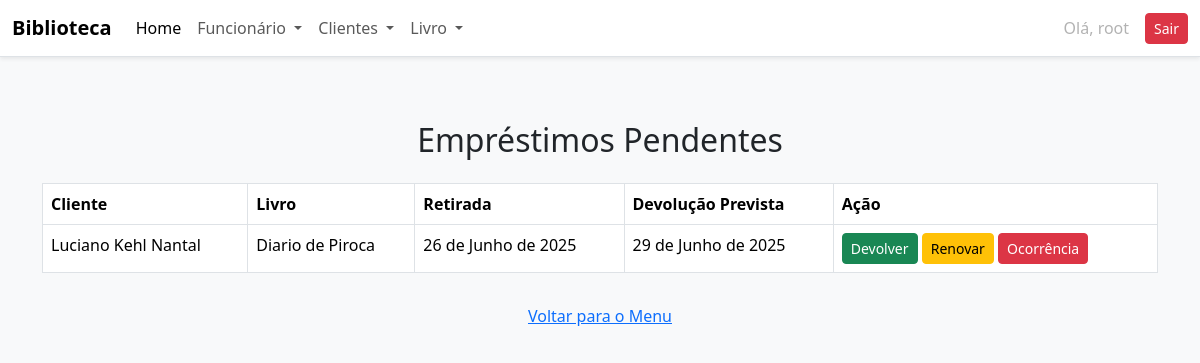
The page /emprestimos/ (signed in) on the database as committed earlier.
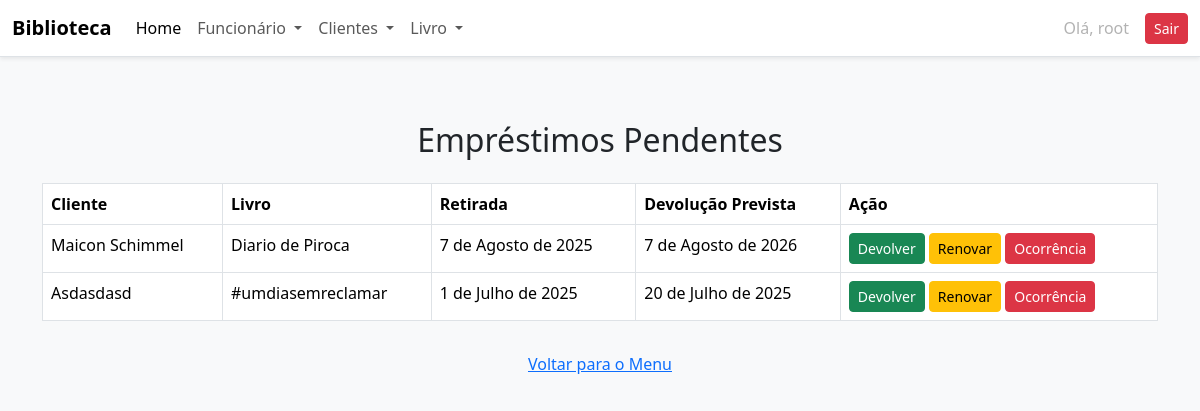
The same page on the database as committed later.
### academico/models.py (models this page shows, shortened)
class Emprestimo(models.Model):
    cliente = models.ForeignKey(Cliente, on_delete=models.CASCADE)
    livro = models.ForeignKey(Livro, on_delete=models.CASCADE)
    data_retirada = models.DateField(default=timezone.now)
    data_devolucao_prevista = models.DateField()
    devolvido = models.BooleanField(default=False)
    status_ocorrencia = models.CharField(max_length=20, choices=STATUS_OCORRENCIA, default='normal')

class Cliente(models.Model):
    nome = models.CharField(max_length=100)
    cpf = models.CharField(max_length=14, unique=True)
    telefone = models.CharField(max_length=15)
    endereco = models.CharField(max_length=200)
    livro = models.ForeignKey(
        Livro, on_delete=models.RESTRICT, related_name="clientes")
    ativo = models.BooleanField(default=True)
    bloqueado = models.BooleanField(default=False)

class Livro(models.Model):
    titulo = models.CharField(max_length=200)
    autor = models.CharField(max_length=150)
    editora = models.CharField(max_length=100)
    ano_publicacao = models.PositiveIntegerField()
    isbn = models.CharField(max_length=20, unique=True)
    genero = models.CharField(max_length=20, choices=GENERO_CHOICES)
    quantidade_disponivel = models.PositiveIntegerField(default=1)
    foto = StdImageField(
        upload_to='fotos/alunos',
        variations={'thumb': (150, 150), 'medium': (300, 300)},
        blank=True,
        null=True
    )

### academico/views.py (the view)
# urls.py: path('emprestimos/', views.lista_emprestimos, name='lista_emprestimos'),
@login_required
def lista_emprestimos(request):
    emprestimos = Emprestimo.objects.filter(devolvido=False)
    return render(request, 'academico/lista_emprestimos.html', {'emprestimos': emprestimos})

### academico/templates/academico/lista_emprestimos.html
{% extends 'academico/base.html' %}
{% block content %}
<div class="container py-5">
    <h2 class="mb-4 text-center">Empréstimos Pendentes</h2>
    <table class="table table-bordered table-hover">
        <thead>
            <tr>
                <th>Cliente</th>
                <th>Livro</th>
                <th>Retirada</th>
                <th>Devolução Prevista</th>
                <th>Ação</th>
            </tr>
        </thead>
        <tbody>
            {% for emprestimo in emprestimos %}
                <tr>
                    <td>{{ emprestimo.cliente.nome }}</td>
                    <td>{{ emprestimo.livro.titulo }}</td>
                    <td>{{ emprestimo.data_retirada }}</td>
                    <td>{{ emprestimo.data_devolucao_prevista }}</td>
                    <td>
                        <a href="{% url 'registrar_devolucao' emprestimo.id %}" class="btn btn-success btn-sm">Devolver</a>
                        <a href="{% url 'renovar_emprestimo' emprestimo.id %}" class="btn btn-warning btn-sm">Renovar</a>
                        <a href="{% url 'registrar_ocorrencia' emprestimo.id %}" class="btn btn-danger btn-sm">Ocorrência</a>
                    </td>
                </tr>
            {% empty %}
                <tr>
                    <td colspan="5" class="text-center">Nenhum empréstimo pendente.</td>
                </tr>
            {% endfor %}
        </tbody>
    </table>
    <div class="text-center mt-4">
        <a href="{% url 'index' %}" class="btn btn-link">Voltar para o Menu</a>
    </div>
</div>
{% endblock %}

Rows that differ between the two databases and show on the page:
no longer on this page (row edited): Emprestimo: cliente.nome "Luciano Kehl Nantal", livro.titulo "Diario de Piroca", data_retirada "26 de Junho de 2025", data_devolucao_prevista "29 de Junho de 2025"
added Emprestimo: cliente.nome "Maicon Schimmel", livro.titulo "Diario de Piroca", data_retirada "7 de Agosto de 2025", data_devolucao_prevista "7 de Agosto de 2026"
added Emprestimo: cliente.nome "Asdasdasd", livro.titulo "#umdiasemreclamar", data_retirada "1 de Julho de 2025", data_devolucao_prevista "20 de Julho de 2025"
